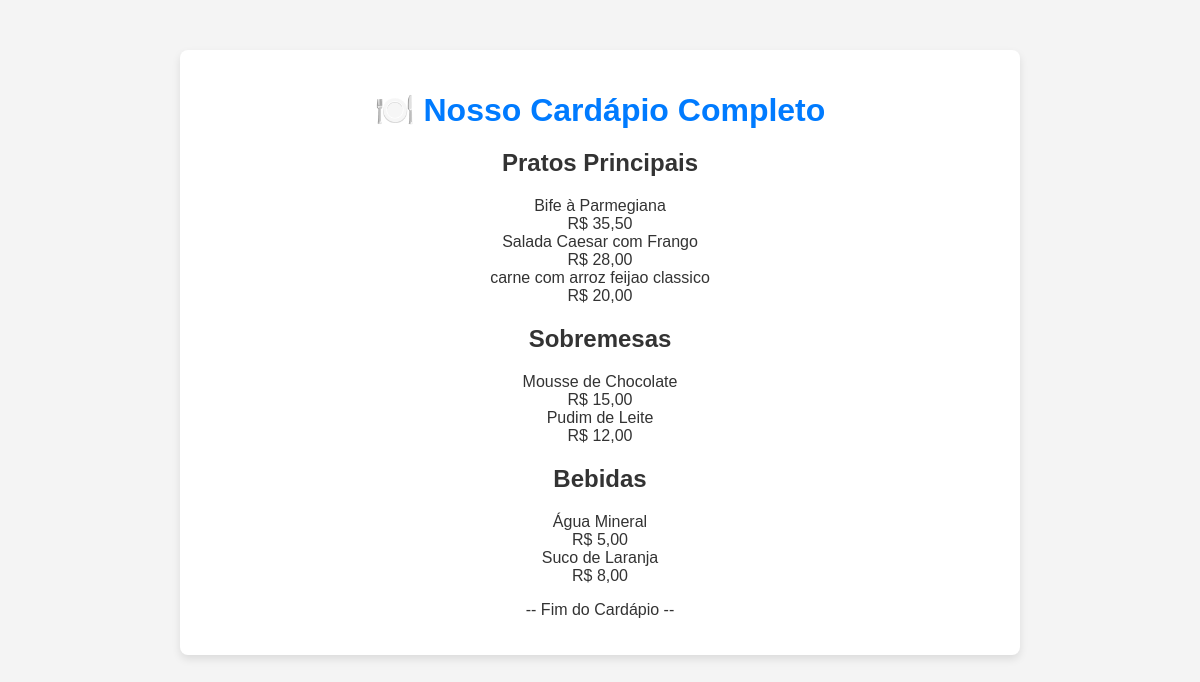
The app's page /menu/ with its own data.
### cardapio/models.py (models this page shows, shortened)
class Categoria(models.Model):
    nome = models.CharField(max_length=100, unique=True)
    class Meta:
        verbose_name_plural = 'Categorias'

class Prato(models.Model):
    categoria = models.ForeignKey(Categoria, on_delete=models.CASCADE)
    codigo_cardapio = models.CharField(max_length=10, unique=True)
    nome = models.CharField(max_length=200)
    preco = models.DecimalField(max_digits=6, decimal_places=2)
    estoque = models.IntegerField(default=0)
    class Meta:
        ordering = ['nome']
        verbose_name_plural = 'Pratos'

### cardapio/views.py (the view)
# urls.py: path('menu/', views.cardapio_view, name='cardapio'),
def cardapio_view(request):
    categorias = Categoria.objects.all()
    categorias_com_pratos = []
    for categoria in categorias:
        pratos = Prato.objects.filter(categoria=categoria).order_by('codigo_cardapio')
        categorias_com_pratos.append({
            'nome': categoria.nome,
            'pratos': pratos
        })
    context = {
        'categorias_com_pratos': categorias_com_pratos
    }
    return render(request, 'cardapio.html', context)

### cardapio/templates/cardapio.html (shortened to what this page needs)
{% load static %}
<!DOCTYPE html>
<html lang="pt-br">
<head>
    <link rel="stylesheet" href="{% static 'css/style.css' %}">
</head>
<body>
    <div class="container">
        <h1>🍽️ Nosso Cardápio Completo</h1>
        {% for categoria_com_pratos in categorias_com_pratos %}
            <h2>{{ categoria_com_pratos.nome }}</h2>
            {% for prato in categoria_com_pratos.pratos %}
                <div class="prato">
                    <span class="prato-nome">{{ prato.nome }}</span>
                    <div class="prato-preco">R$ {{ prato.preco|floatformat:2 }}</div>
                </div>
            {% empty %}
                <p>Nenhum prato nesta categoria.</p>
            {% endfor %}
        {% endfor %}
        <p>-- Fim do Cardápio --</p>
    </div>
</body>
</html>

### static/css/style.css (style rules this page uses)
body { font-family: Arial, sans-serif; background-color: #f4f4f4; color: #333; margin: 0; padding: 0; }
.container { width: 90%; max-width: 800px; margin: 50px auto; padding: 20px; background-color: #fff; border-radius: 8px; box-shadow: 0 4px 8px rgba(0, 0, 0, 0.1); text-align: center; }
h1 { color: #007bff; margin-bottom: 20px; }

### records on screen
Categoria: nome "Pratos Principais"
Prato: nome "Bife à Parmegiana", preco "35,50"
Prato: nome "Salada Caesar com Frango", preco "28,00"
Prato: nome "carne com arroz feijao classico", preco "20,00"
Categoria: nome "Sobremesas"
Prato: nome "Mousse de Chocolate", preco "15,00"
Prato: nome "Pudim de Leite", preco "12,00"
Categoria: nome "Bebidas"
Prato: nome "Água Mineral", preco "5,00"
Prato: nome "Suco de Laranja", preco "8,00"
